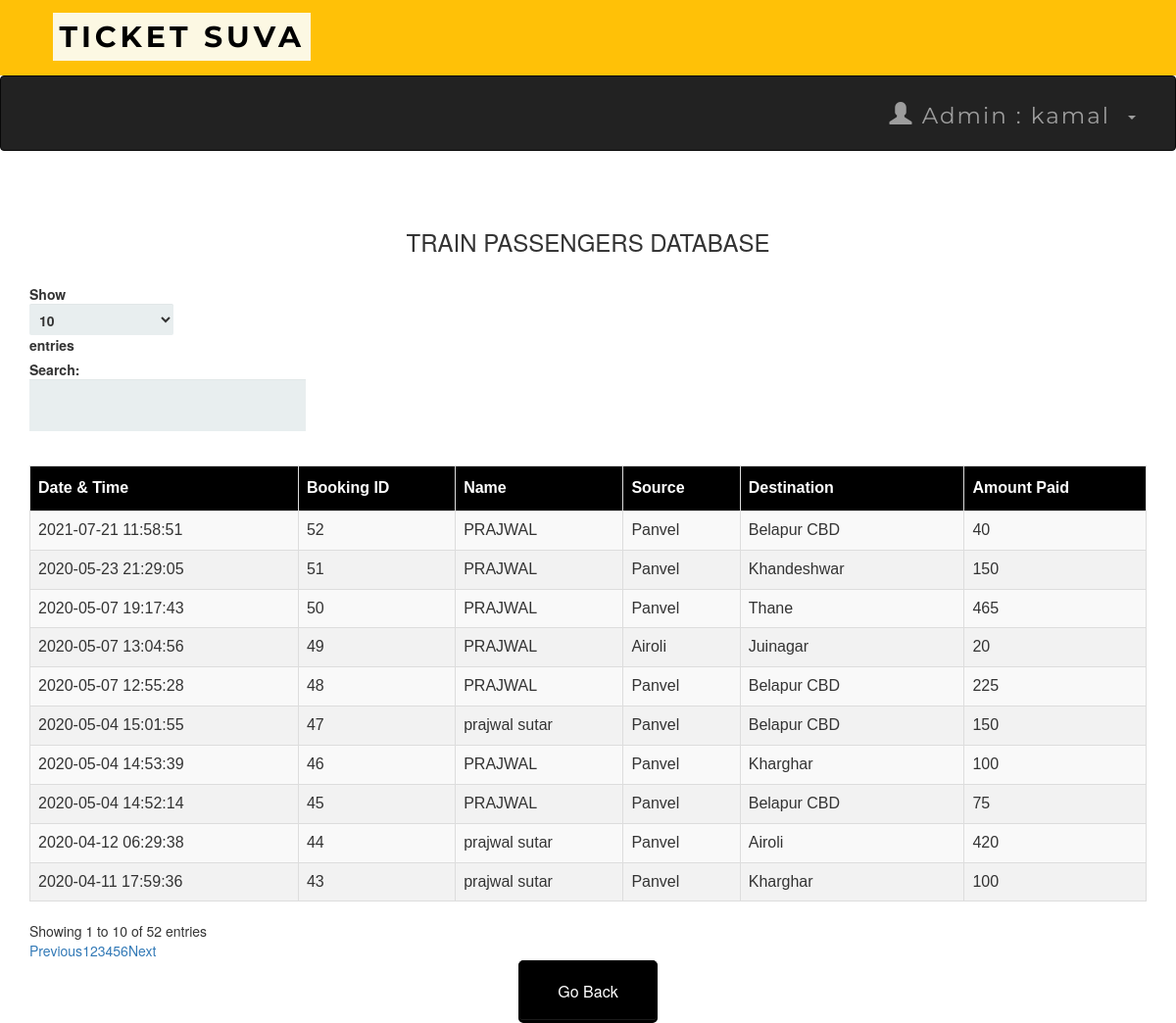
/admintraindb.php (signed in), run on the app's committed database.
### tables this page shows
CREATE TABLE `transactions` (
  `T_No.` int(10) NOT NULL,
  `email` varchar(50) NOT NULL,
  `source` varchar(50) NOT NULL,
  `dest` varchar(50) NOT NULL,
  `Name` varchar(50) NOT NULL,
  `Class` varchar(25) NOT NULL,
  `Type` varchar(25) NOT NULL,
  `NoOfpass` int(11) NOT NULL,
  `card_no` int(25) NOT NULL,
  `expmonth` int(2) NOT NULL,
  `expyear` int(2) NOT NULL,
  `cvv` int(3) NOT NULL,
  `pin` int(4) NOT NULL,
  `Date` datetime NOT NULL DEFAULT current_timestamp(),
  `Amt` int(10) NOT NULL,
  `Route` varchar(25) NOT NULL
);

### admintraindb.php (the view, shortened to what this page needs)
<?php
include 'connect.php' ;
include 'adminheader.php';
?>
 <!DOCTYPE html>
 <html>
 <link rel='stylesheet' href='index.css'>
      <head>
           <link rel="stylesheet" href="https://maxcdn.bootstrapcdn.com/bootstrap/3.3.6/css/bootstrap.min.css" />
           <link rel="stylesheet" href="https://cdn.datatables.net/1.10.12/css/dataTables.bootstrap.min.css" />
      </head>
      <body>
           <br /><br />
           <div class="container">
                <h3 align="center">TRAIN PASSENGERS DATABASE</h3>
                <br />
                <div class="table-responsive">
                     <table id="data" class="table table-striped table-bordered">
                          <thead>
                               <tr>
                                    <th> Date & Time</th>
                                    <th> Booking ID  </th>
                                    <th> Name </th>
                                    <th> Source </th>
                                    <th> Destination </th>
                                    <th> Amount Paid</th>
                               </tr>
                          </thead>
                          <tbody>
  <?php
   $result = mysqli_query($connect , "select * From transactions");
  while ($row = mysqli_fetch_assoc($result)):
  ?>
  <tr>
    <td><?php echo $row['Date']; ?></td>
    <td><?php echo $row['T_No.']; ?></td>
    <td><?php echo $row['Name']; ?></td>
    <td><?php echo $row['source']; ?></td>
    <td><?php echo $row['dest']; ?></td>
    <td><?php echo $row['Amt']; ?></td>
    </tr>
  <?php endwhile; ?>
</tbody>
                     </table>
                </div>
           </div>
      </body>
 </html>
<table align='center'>
<tr>
  <td><a href='admin.php'><button style="background-color: black ; border-color:black "  ><span style="color:white">Go Back </span> </button></a></td>
 </tr>

### index.css (style rules this page uses)
*, *:before, *:after { -moz-box-sizing: border-box; -webkit-box-sizing: border-box; box-sizing: border-box; }
a { text-decoration:none; }
td { text-align: center; }
button { padding: 19px 39px 18px 39px; color: #FFF; background-color: #a8db34; font-size: 18px; text-align: center; font-style: normal; border-radius: 5px; width: 100%; border: 1px solid #71db34; border-width: 1px 1px 3px; box-shadow: 0 -1px 0 rgba(255,255,255,0.1) inset; margin-bottom: 10px; }

### admintraindb.php (style rules this page uses)
table#data { font-size:16px; font-family: "Trebuchet MS", Arial, Helvetica, sans-serif; border-collapse: collapse; border-spacing: 0; width: 100%; }
#data td, #data th { border: 1px solid #ddd; text-align: left; padding: 8px; }
#data tr:nth-child(even) { background-color: #f2f2f2 }
#data th { padding-top: 11px; padding-bottom: 11px; background-color: black; color: white; }

### data on the page
transactions: Date "2020-04-11 17:59:36", value "43", Name "prajwal sutar", source "Panvel", dest "Kharghar", Amt "100"
transactions: Date "2020-04-12 06:29:38", value "44", Name "prajwal sutar", source "Panvel", dest "Airoli", Amt "420"
transactions: Date "2020-05-04 14:52:14", value "45", Name "PRAJWAL", source "Panvel", dest "Belapur CBD", Amt "75"
transactions: Date "2020-05-04 14:53:39", value "46", Name "PRAJWAL", source "Panvel", dest "Kharghar", Amt "100"
transactions: Date "2020-05-04 15:01:55", value "47", Name "prajwal sutar", source "Panvel", dest "Belapur CBD", Amt "150"
transactions: Date "2020-05-07 12:55:28", value "48", Name "PRAJWAL", source "Panvel", dest "Belapur CBD", Amt "225"
transactions: Date "2020-05-07 13:04:56", value "49", Name "PRAJWAL", source "Airoli", dest "Juinagar", Amt "20"
transactions: Date "2020-05-07 19:17:43", value "50", Name "PRAJWAL", source "Panvel", dest "Thane", Amt "465"
transactions: Date "2020-05-23 21:29:05", value "51", Name "PRAJWAL", source "Panvel", dest "Khandeshwar", Amt "150"
transactions: Date "2021-07-21 11:58:51", value "52", Name "PRAJWAL", source "Panvel", dest "Belapur CBD", Amt "40"

### other printed values
$_SESSION['name'] "kamal"
